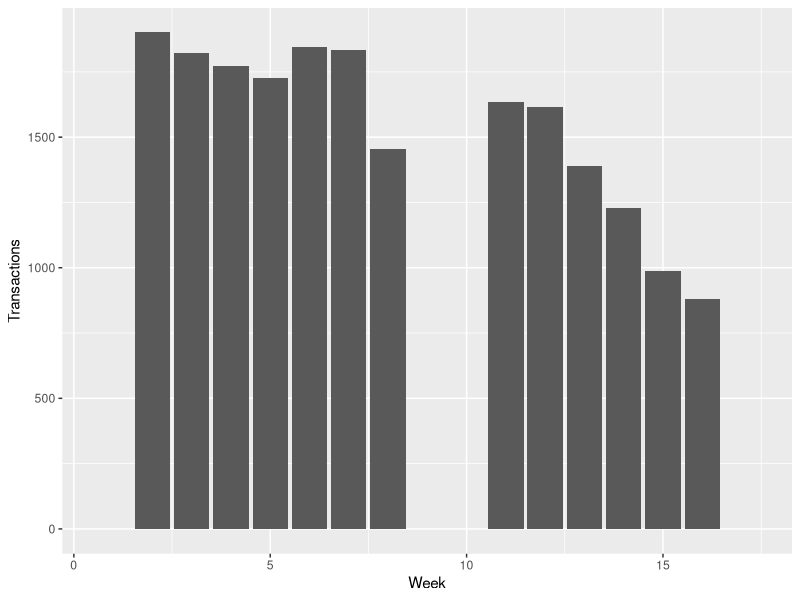
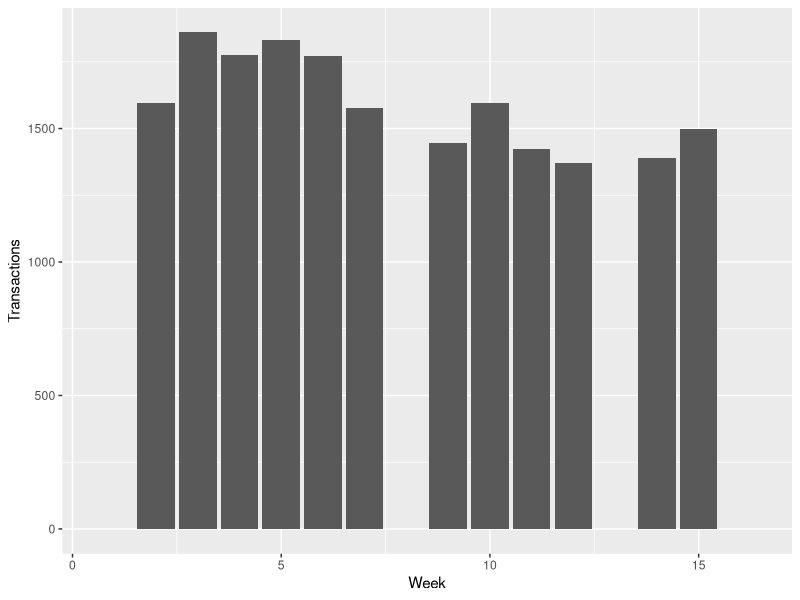
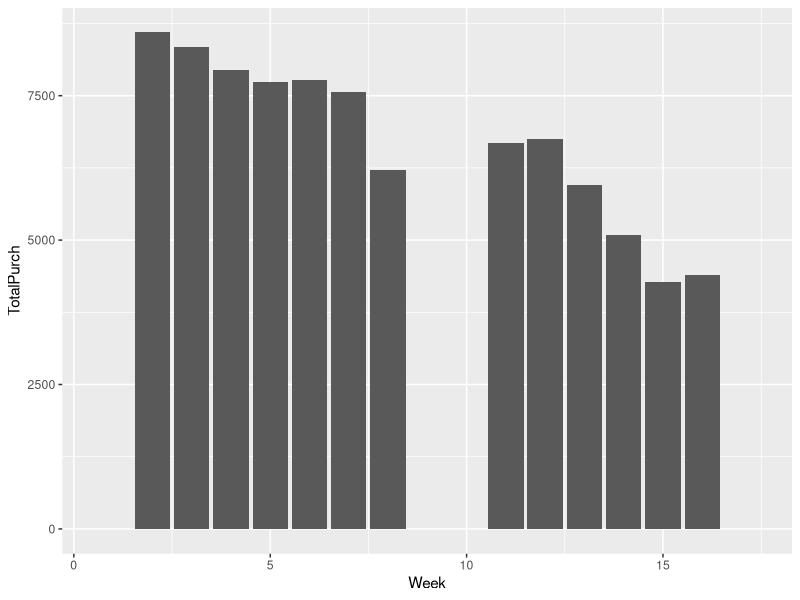
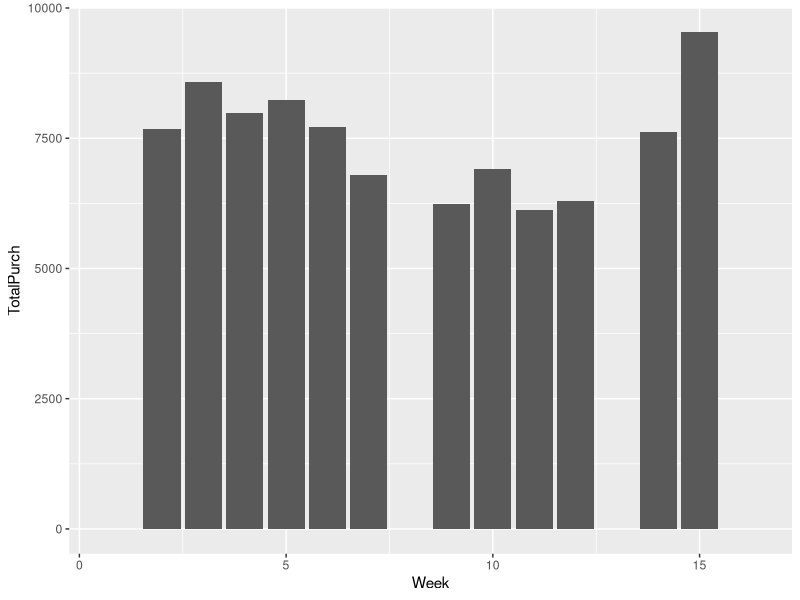
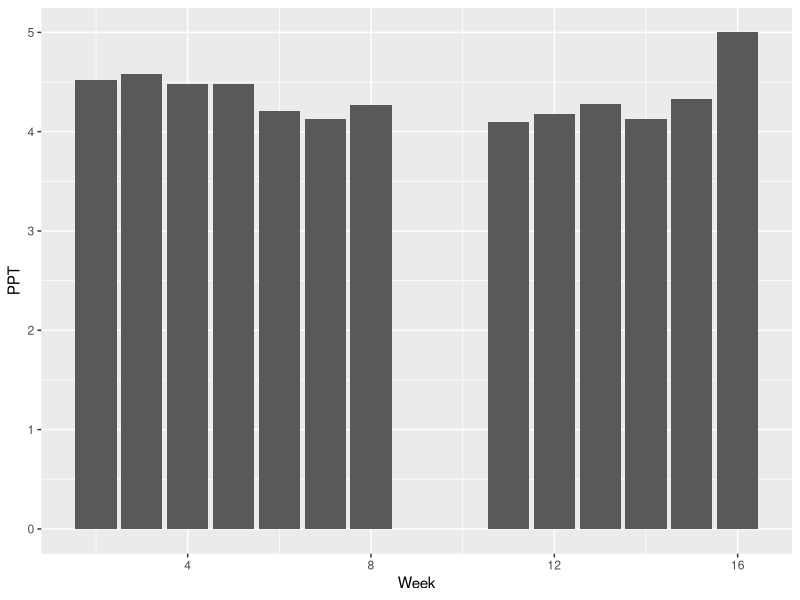
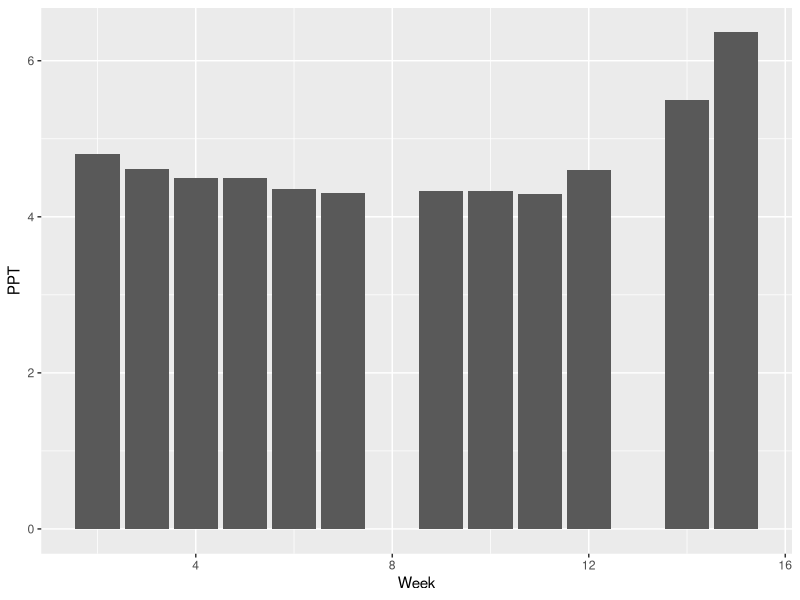
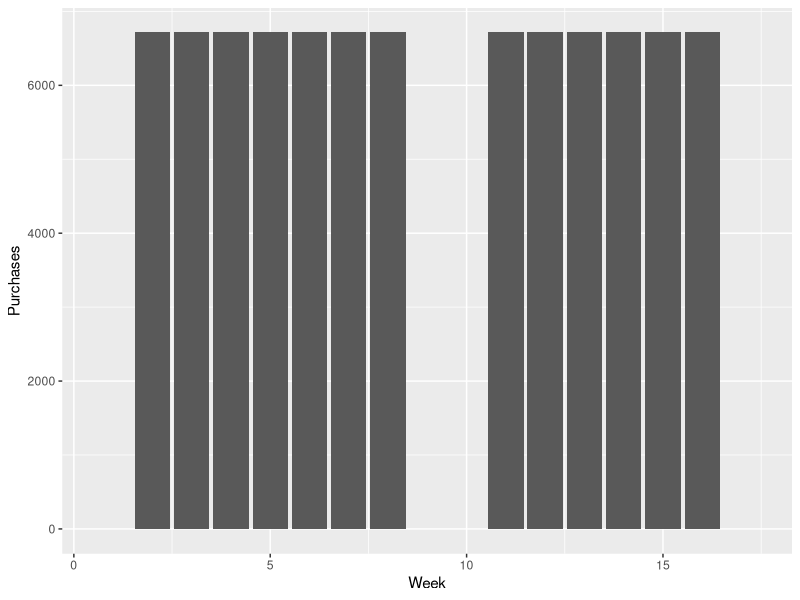
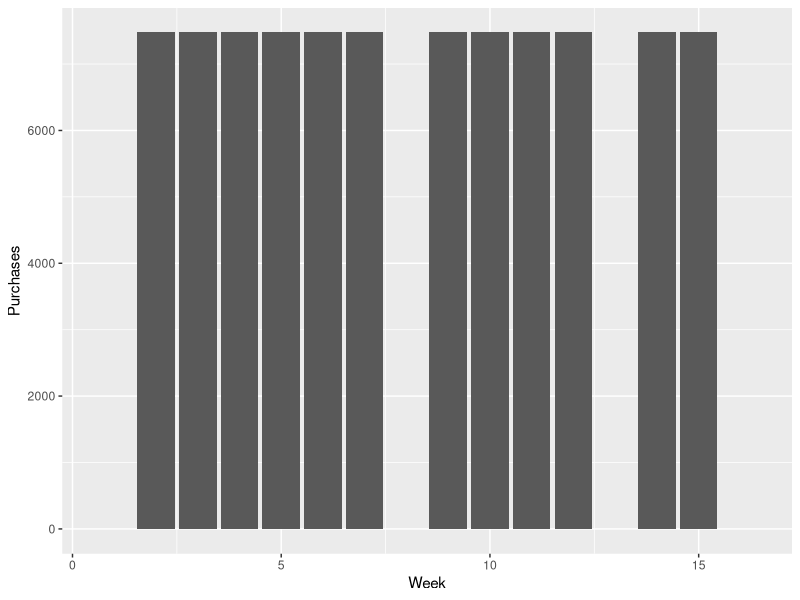

Here is the R script that generated these plots, in order:
## ---- chunk 1
knitr::opts_chunk$set(echo = TRUE, message=FALSE, warning=FALSE, cache=TRUE, 
                      fig.width=7, fig.height=3, fig.align = "center")
library(readr)
library(dplyr)
library(ggplot2)
library(lubridate)
## ---- chunk 2

flex_data <- read_csv("flex_data.csv") 
flex_data <- flex_data %>% mutate(Time = mdy_hm(Time)) %>% mutate(Week = epiweek(Time)) %>% rename(AmountSpent=Price)
flex_data <- flex_data %>% filter(Time >= '2019-01-20' & Time <= '2019-12-19') %>%  filter(AmountSpent > 0)

## ---- chunk 3
#Transactions by week
springtrans <- flex_data %>% filter(Time <= '2019-5-19') %>% mutate(Week = Week-3) %>% filter(Week!=1 & Week!=9 & Week!=10 & Week!=17)
falltrans <- flex_data %>% filter(Time >= '2019-9-1') %>% mutate (Week = Week-35) %>% filter(Week!=1 & Week!=8 & Week!=13 & Week!=16)

springtransactions <- springtrans %>% group_by(Week) %>% summarize(Transactions = n()) %>% rbind(c(1,0), c(9,0), c(10,0), c(17,0)) %>% arrange(Week) 
falltransactions <- falltrans %>% group_by(Week) %>% summarize(Transactions = n()) %>% rbind(c(1, 0), c(8,0), c(13,0), c(16,0)) %>% arrange(Week)

ggplot(springtransactions) + geom_bar(aes(x=Week, y=Transactions), stat='identity')
ggplot(falltransactions) + geom_bar(aes(x=Week, y=Transactions), stat='identity')

## ---- chunk 4
#Purchases by week
springpurchases <- springtrans %>% group_by(Week) %>% summarize(TotalPurch = sum(AmountSpent)) %>% rbind(c(1,0), c(9,0), c(10,0), c(17,0)) %>% arrange(Week) 
fallpurchases <- falltrans %>% group_by(Week) %>% summarize(TotalPurch = sum(AmountSpent)) %>% rbind(c(1, 0), c(8,0), c(13,0), c(16,0)) %>% arrange(Week)

ggplot(springpurchases) + geom_bar(aes(x=Week, y=TotalPurch), stat='identity')
ggplot(fallpurchases) + geom_bar(aes(x=Week, y=TotalPurch), stat='identity')
## ---- chunk 5
#Amount Spent Per Transaction
springppt <- springtrans %>% group_by(Week) %>% summarize(TotalTrans = n(), TotalPurch = sum(AmountSpent)) %>% mutate(PPT = TotalPurch/TotalTrans)
fallppt <- falltrans %>% group_by(Week) %>% summarize(TotalTrans = n(), TotalPurch = sum(AmountSpent)) %>% mutate(PPT = TotalPurch/TotalTrans)

ggplot(springppt) + geom_bar(aes(x=Week, y=PPT), stat='identity')
ggplot(fallppt) + geom_bar(aes(x=Week, y=PPT), stat='identity')
## ---- chunk 6
#Creation of consistent null dataframes

sprnullconsistent <- data.frame("Week"=1:17, "Transactions"= c(0,sum(springppt$TotalTrans)/13,sum(springppt$TotalTrans)/13,sum(springppt$TotalTrans)/13,sum(springppt$TotalTrans)/13,sum(springppt$TotalTrans)/13,sum(springppt$TotalTrans)/13,sum(springppt$TotalTrans)/13,0,0,sum(springppt$TotalTrans)/13,sum(springppt$TotalTrans)/13,sum(springppt$TotalTrans)/13,sum(springppt$TotalTrans)/13,sum(springppt$TotalTrans)/13,sum(springppt$TotalTrans)/13,0), "Purchases"= c(0,sum(springppt$TotalPurch)/13,sum(springppt$TotalPurch)/13,sum(springppt$TotalPurch)/13,sum(springppt$TotalPurch)/13,sum(springppt$TotalPurch)/13,sum(springppt$TotalPurch)/13,sum(springppt$TotalPurch)/13,0,0,sum(springppt$TotalPurch)/13,sum(springppt$TotalPurch)/13,sum(springppt$TotalPurch)/13,sum(springppt$TotalPurch)/13,sum(springppt$TotalPurch)/13,sum(springppt$TotalPurch)/13,0))

sprnullconsistentprob <- data.frame("Week"=1:17, "Probability"=c(0,1/13,1/13,1/13,1/13,1/13,1/13,1/13,0,0,1/13,1/13,1/13,1/13,1/13,1/13,0))

fallnullconsistent <- data.frame("Week"=1:16, "Transactions"= c(0,sum(fallppt$TotalTrans)/12,sum(fallppt$TotalTrans)/12,sum(fallppt$TotalTrans)/12,sum(fallppt$TotalTrans)/12,sum(fallppt$TotalTrans)/12,sum(fallppt$TotalTrans)/12,0,sum(fallppt$TotalTrans)/12,sum(fallppt$TotalTrans)/12,sum(fallppt$TotalTrans)/12,sum(fallppt$TotalTrans)/12,0,sum(fallppt$TotalTrans)/12,sum(fallppt$TotalTrans)/12,0), "Purchases"= c(0,sum(fallppt$TotalPurch)/12,sum(fallppt$TotalPurch)/12,sum(fallppt$TotalPurch)/12,sum(fallppt$TotalPurch)/12,sum(fallppt$TotalPurch)/12,sum(fallppt$TotalPurch)/12,0,sum(fallppt$TotalPurch)/12,sum(fallppt$TotalPurch)/12,sum(fallppt$TotalPurch)/12,sum(fallppt$TotalPurch)/12,0,sum(fallppt$TotalPurch)/12,sum(fallppt$TotalPurch)/12,0))

fallnullconsistentprob <- data.frame("Week"=1:16, "Probability"=c(0,1/12,1/12,1/12,1/12,1/12,1/12,0,1/12,1/12,1/12,1/12,0,1/12,1/12,0))

ggplot(sprnullconsistent) + geom_bar(aes(x=Week, y=Purchases), stat='identity')
ggplot(fallnullconsistent) + geom_bar(aes(x=Week, y=Purchases), stat='identity')

## ---- chunk 7
#285/518=55.02% of students believe they spend consistently (1/3 beginning, 1/3 middle, 1/3 end)
#86/518=16.60% of students believe they spend most in beginning (1/2 beginning, 1/3 middle, 1/6 end)
#147/518=28.38% of students believe they spend most at end (1/6 beginning, 1/3 middle, 1/2 end)

#Tested - Sums of spring/fall weighted expectation nulls add up to sum of purchases/transactions from spring/fall  PPT
#Note - each period represents total spending expected during that period, then divided by number of weeks in     that period (spring separated into 4/5/4, fall into 4/4/4). Since spring separated into 4/5/4, need extra weighting component to account for length of middle section. Since 5/13 = 1.25*4/13, multiply transactions/purchases in periods 1 and 3 by 0.913 and multiply transactions/purchases in period 2 by 1.174. FIGURE OUT MATH PROOF BEHIND THIS

p1springtrans <- (.5502*sum(springppt$TotalTrans)*(1/3) + .1660*sum(springppt$TotalTrans)*(1/2) + .2838*sum(springppt$TotalTrans)*(1/6))*.913
p2springtrans <- (.5502*sum(springppt$TotalTrans)*(1/3) + .1660*sum(springppt$TotalTrans)*(1/3) + .2838*sum(springppt$TotalTrans)*(1/3))*1.174
p3springtrans <- (.5502*sum(springppt$TotalTrans)*(1/3) + .1660*sum(springppt$TotalTrans)*(1/6) + .2838*sum(springppt$TotalTrans)*(1/2))*.913

p1springpurch <- (.5502*sum(springppt$TotalPurch)*(1/3) + .1660*sum(springppt$TotalPurch)*(1/2) + .2838*sum(springppt$TotalPurch)*(1/6))*.913
p2springpurch <- (.5502*sum(springppt$TotalPurch)*(1/3) + .1660*sum(springppt$TotalPurch)*(1/3) + .2838*sum(springppt$TotalPurch)*(1/3))*1.174
p3springpurch <- (.5502*sum(springppt$TotalPurch)*(1/3) + .1660*sum(springppt$TotalPurch)*(1/6) + .2838*sum(springppt$TotalPurch)*(1/2))*.913

p1springprob <- (.5502*(1/3) + .1660*(1/2) + .2838*(1/6))*.913
p2springprob <- (.5502*(1/3) + .1660*(1/3) + .2838*(1/3))*1.174
p3springprob <- (.5502*(1/3) + .1660*(1/6) + .2838*(1/2))*.913

sprnullweighted <- data.frame("Week"=1:17, "Transactions"= c(0,p1springtrans/4,p1springtrans/4,p1springtrans/4,p1springtrans/4,p2springtrans/5,p2springtrans/5,p2springtrans/5,0,0,p2springtrans/5,p2springtrans/5,p3springtrans/4,p3springtrans/4,p3springtrans/4,p3springtrans/4,0), "Purchases"= c(0,p1springpurch/4,p1springpurch/4,p1springpurch/4,p1springpurch/4,p2springpurch/5,p2springpurch/5,p2springpurch/5,0,0,p2springpurch/5,p2springpurch/5,p3springpurch/4,p3springpurch/4,p3springpurch/4,p3springpurch/4,0))

sprnullweightedprob <- data.frame("Week"=1:17, "Probability"= c(0,p1springprob/4,p1springprob/4,p1springprob/4,p1springprob/4,p2springprob/5,p2springprob/5,p2springprob/5,0,0,p2springprob/5,p2springprob/5,p3springprob/4,p3springprob/4,p3springprob/4,p3springprob/4,0))

p1falltrans <- .5502*sum(fallppt$TotalTrans)*(1/3) + .1660*sum(fallppt$TotalTrans)*(1/2) + .2838*sum(fallppt$TotalTrans)*(1/6)
p2falltrans <- .5502*sum(fallppt$TotalTrans)*(1/3) + .1660*sum(fallppt$TotalTrans)*(1/3) + .2838*sum(fallppt$TotalTrans)*(1/3)
p3falltrans <- .5502*sum(fallppt$TotalTrans)*(1/3) + .1660*sum(fallppt$TotalTrans)*(1/6) + .2838*sum(fallppt$TotalTrans)*(1/2)

p1fallpurch <- .5502*sum(fallppt$TotalPurch)*(1/3) + .1660*sum(fallppt$TotalPurch)*(1/2) + .2838*sum(fallppt$TotalPurch)*(1/6)
p2fallpurch <- .5502*sum(fallppt$TotalPurch)*(1/3) + .1660*sum(fallppt$TotalPurch)*(1/3) + .2838*sum(fallppt$TotalPurch)*(1/3)
p3fallpurch <- .5502*sum(fallppt$TotalPurch)*(1/3) + .1660*sum(fallppt$TotalPurch)*(1/6) + .2838*sum(fallppt$TotalPurch)*(1/2)

p1fallprob <- .5502*(1/3) + .1660*(1/2) + .2838*(1/6)
p2fallprob <- .5502*(1/3) + .1660*(1/3) + .2838*(1/3)
p3fallprob <- .5502*(1/3) + .1660*(1/6) + .2838*(1/2)

fallnullweighted <- data.frame("Week"=1:16, "Transactions"= c(0,p1falltrans/4,p1falltrans/4,p1falltrans/4,p1falltrans/4,p2falltrans/4,p2falltrans/4,0,p2falltrans/4,p2falltrans/4,p3falltrans/4,p3falltrans/4,0,p3falltrans/4,p3falltrans/4,0), "Purchases"= c(0,p1fallpurch/4,p1fallpurch/4,p1fallpurch/4,p1fallpurch/4,p2fallpurch/4,p2fallpurch/4,0,p2fallpurch/4,p2fallpurch/4,p3fallpurch/4,p3fallpurch/4,0,p3fallpurch/4,p3fallpurch/4,0))

fallnullweightedprob <- data.frame("Week"=1:16, "Probability"= c(0,p1fallprob/4,p1fallprob/4,p1fallprob/4,p1fallprob/4,p2fallprob/4,p2fallprob/4,0,p2fallprob/4,p2fallprob/4,p3fallprob/4,p3fallprob/4,0,p3fallprob/4,p3fallprob/4,0))

ggplot(sprnullweighted) + geom_bar(aes(x=Week, y=Purchases), stat='identity')
ggplot(fallnullweighted) + geom_bar(aes(x=Week, y=Purchases), stat='identity')

## ---- chunk 8
#Two Nulls Against One Another
chisq.test(sprnullweighted$Transactions, sprnullconsistentprob$Probability, simulate.p.value = TRUE)
chisq.test(sprnullweighted$Purchases, sprnullconsistentprob$Probability, simulate.p.value = TRUE)
chisq.test(fallnullweighted$Transactions, fallnullconsistentprob$Probability, simulate.p.value = TRUE)
chisq.test(fallnullweighted$Purchases, fallnullconsistentprob$Probability, simulate.p.value = TRUE)

## ---- chunk 9
#Spring Transactions Chi Squared
chisq.test(springtransactions$Transactions, sprnullconsistentprob$Probability, simulate.p.value = TRUE)
chisq.test(springtransactions$Transactions, sprnullweightedprob$Probability, simulate.p.value = TRUE)
## ---- chunk 10
#Spring Purchases Chi Squared
chisq.test(springpurchases$TotalPurch, sprnullconsistentprob$Probability, simulate.p.value = TRUE)
chisq.test(springpurchases$TotalPurch, sprnullweightedprob$Probability, simulate.p.value = TRUE)
## ---- chunk 11
#Fall Transactions Chi Squared
chisq.test(falltransactions$Transactions, fallnullconsistentprob$Probability, simulate.p.value = TRUE)
chisq.test(falltransactions$Transactions, fallnullweightedprob$Probability, simulate.p.value = TRUE)
## ---- chunk 12
#Fall Purchases Chi Squared
chisq.test(fallpurchases$TotalPurch, fallnullconsistentprob$Probability, simulate.p.value = TRUE)
chisq.test(fallpurchases$TotalPurch, fallnullweightedprob$Probability, simulate.p.value = TRUE)
